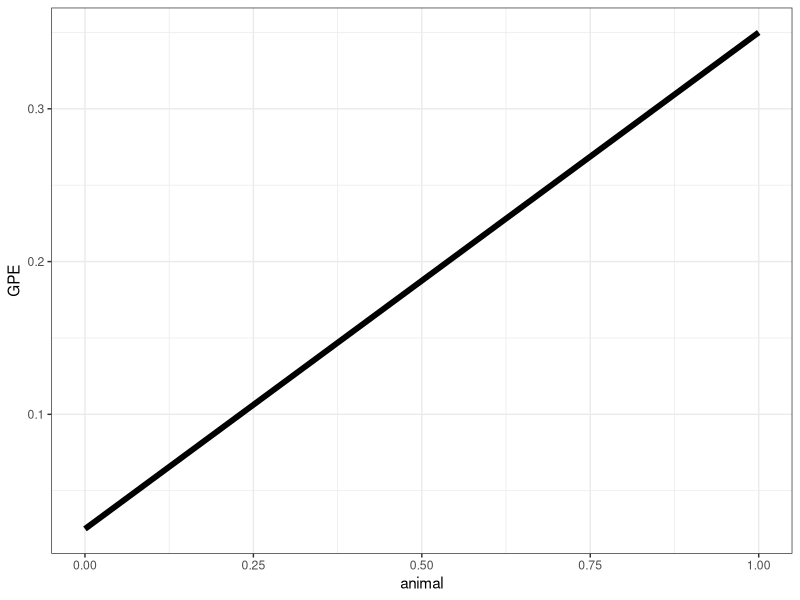
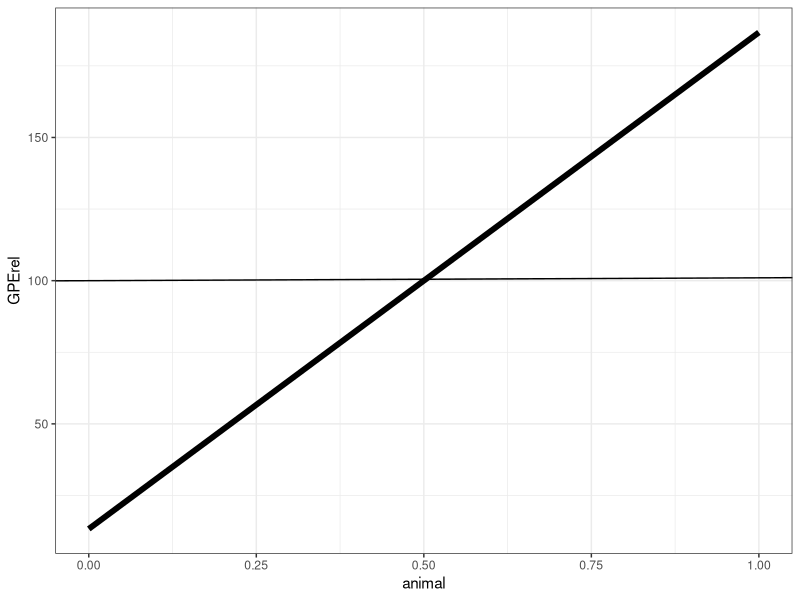

Write the R code that produced these figures, in order.
# modeling consumer level GPE with varying diets
library(tidyverse)
theme_set(theme_bw())
# So here is an interesting question and something I 

leaves = seq(0,1,0.05)
animal = 1 - leaves

df = data.frame(leaves, animal)
df = df %>% mutate(GPE = ((leaves*0.05)+(animal*0.7))*0.5) %>%
  mutate(GPErel = (GPE/mean(GPE))*100)

ggplot(df, aes(x = animal, y = GPE)) + geom_path(size = 2)
ggplot(df, aes(x = animal, y = GPErel)) + geom_path(size = 2) + geom_abline(intercept = 100)

#So using the global mean GPE of 0.1875 and a total production of 1000
# estimated consumption is 1000/0.1875

1000/0.1875#5333

# But the realized GPE of the consumer can vary based on diet shifts and 
# differences in assimilation among diet items. If we

1000/min(df$GPE)#40000

1000/max(df$GPE)#2857

